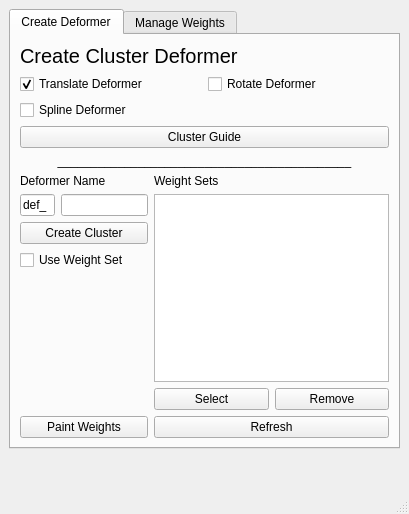
<?xml version="1.0" encoding="UTF-8"?>
<ui version="4.0">
 <class>softcluster</class>
 <widget class="QMainWindow" name="softcluster">
  <property name="geometry">
   <rect>
    <x>0</x>
    <y>0</y>
    <width>409</width>
    <height>514</height>
   </rect>
  </property>
  <property name="windowTitle">
   <string>Soft Cluster</string>
  </property>
  <widget class="QWidget" name="centralwidget">
   <layout class="QVBoxLayout" name="verticalLayout_9">
    <item>
     <widget class="QTabWidget" name="UI_Tabs">
      <property name="currentIndex">
       <number>0</number>
      </property>
      <widget class="QWidget" name="tab">
       <attribute name="title">
        <string>Create Deformer</string>
       </attribute>
       <layout class="QVBoxLayout" name="verticalLayout_3">
        <item>
         <widget class="QLabel" name="label_4">
          <property name="font">
           <font>
            <pointsize>15</pointsize>
           </font>
          </property>
          <property name="text">
           <string>Create Cluster Deformer</string>
          </property>
         </widget>
        </item>
        <item>
         <layout class="QVBoxLayout" name="verticalLayout_11">
          <item>
           <layout class="QHBoxLayout" name="horizontalLayout_7">
            <item>
             <widget class="QCheckBox" name="UI_Translate_CheckBox">
              <property name="text">
               <string>Translate Deformer</string>
              </property>
              <property name="checked">
               <bool>true</bool>
              </property>
              <property name="+onc" stdset="0">
               <string>'import softcluster;  softcluster.toggle_translate(0)'</string>
              </property>
             </widget>
            </item>
            <item>
             <widget class="QCheckBox" name="UI_Rotate_CheckBox">
              <property name="text">
               <string>Rotate Deformer</string>
              </property>
              <property name="+onc" stdset="0">
               <string>'import softcluster;  softcluster.toggle_translate(0)'</string>
              </property>
             </widget>
            </item>
           </layout>
          </item>
          <item>
           <widget class="QCheckBox" name="UI_Spline_CheckBox">
            <property name="text">
             <string>Spline Deformer</string>
            </property>
            <property name="+onc" stdset="0">
             <string>'import softcluster;  softcluster.toggle_spline(0)'</string>
            </property>
            <property name="+ofc" stdset="0">
             <string>'import softcluster;  softcluster.toggle_spline(1)'</string>
            </property>
           </widget>
          </item>
          <item>
           <widget class="QPushButton" name="pushButton_2">
            <property name="text">
             <string>Cluster Guide</string>
            </property>
            <property name="+c" stdset="0">
             <string>'import softcluster;  softcluster.create_guide()'</string>
            </property>
           </widget>
          </item>
         </layout>
        </item>
        <item>
         <widget class="QLabel" name="label_6">
          <property name="text">
           <string>____________________________________________</string>
          </property>
          <property name="alignment">
           <set>Qt::AlignCenter</set>
          </property>
         </widget>
        </item>
        <item>
         <layout class="QHBoxLayout" name="horizontalLayout_5">
          <item>
           <layout class="QVBoxLayout" name="verticalLayout_10">
            <item>
             <widget class="QLabel" name="label_7">
              <property name="text">
               <string>Deformer Name</string>
              </property>
             </widget>
            </item>
            <item>
             <layout class="QHBoxLayout" name="horizontalLayout_4">
              <item>
               <widget class="QLineEdit" name="UI_cluster_clusterPrefix">
                <property name="enabled">
                 <bool>true</bool>
                </property>
                <property name="minimumSize">
                 <size>
                  <width>35</width>
                  <height>0</height>
                 </size>
                </property>
                <property name="maximumSize">
                 <size>
                  <width>35</width>
                  <height>16777215</height>
                 </size>
                </property>
                <property name="text">
                 <string>def_</string>
                </property>
               </widget>
              </item>
              <item>
               <widget class="QLineEdit" name="UI_cluster_clusterName"/>
              </item>
             </layout>
            </item>
            <item>
             <widget class="QPushButton" name="pushButton">
              <property name="text">
               <string>Create Cluster</string>
              </property>
              <property name="+c" stdset="0">
               <string>'import softcluster;  softcluster.create_cluster()'</string>
              </property>
             </widget>
            </item>
            <item>
             <widget class="QCheckBox" name="UI_useWeights_CheckBox">
              <property name="text">
               <string>Use Weight Set</string>
              </property>
              <property name="autoExclusive">
               <bool>true</bool>
              </property>
             </widget>
            </item>
            <item>
             <spacer name="verticalSpacer_2">
              <property name="orientation">
               <enum>Qt::Vertical</enum>
              </property>
              <property name="sizeHint" stdset="0">
               <size>
                <width>20</width>
                <height>40</height>
               </size>
              </property>
             </spacer>
            </item>
            <item>
             <widget class="QPushButton" name="pushButton_3">
              <property name="text">
               <string>Paint Weights</string>
              </property>
              <property name="+c" stdset="0">
               <string>'import softcluster;  softcluster.paint_tool()'</string>
              </property>
             </widget>
            </item>
           </layout>
          </item>
          <item>
           <layout class="QVBoxLayout" name="verticalLayout">
            <property name="sizeConstraint">
             <enum>QLayout::SetMinimumSize</enum>
            </property>
            <property name="leftMargin">
             <number>0</number>
            </property>
            <item>
             <widget class="QLabel" name="label">
              <property name="text">
               <string>Weight Sets</string>
              </property>
             </widget>
            </item>
            <item>
             <widget class="QListWidget" name="UI_cluster_list"/>
            </item>
            <item>
             <layout class="QHBoxLayout" name="horizontalLayout">
              <item>
               <widget class="QPushButton" name="UI_Cluster_AddWeightSet">
                <property name="text">
                 <string>Select</string>
                </property>
                <property name="+c" stdset="0">
                 <string>'import softcluster;  softcluster.select_cluster()'</string>
                </property>
               </widget>
              </item>
              <item>
               <widget class="QPushButton" name="pushButton_4">
                <property name="text">
                 <string>Remove</string>
                </property>
                <property name="+c" stdset="0">
                 <string>'import softcluster;  softcluster.use_weight_set()'</string>
                </property>
               </widget>
              </item>
             </layout>
            </item>
            <item>
             <widget class="QPushButton" name="UI_cluster_refreshWeightSets">
              <property name="text">
               <string>Refresh</string>
              </property>
              <property name="+c" stdset="0">
               <string>'import softcluster;  softcluster.list_clusters()'</string>
              </property>
             </widget>
            </item>
           </layout>
          </item>
         </layout>
        </item>
       </layout>
      </widget>
      <widget class="QWidget" name="tab_2">
       <attribute name="title">
        <string>Manage Weights</string>
       </attribute>
       <layout class="QVBoxLayout" name="verticalLayout_2">
        <item>
         <widget class="QLabel" name="label_2">
          <property name="font">
           <font>
            <pointsize>15</pointsize>
           </font>
          </property>
          <property name="text">
           <string>Manage Weights</string>
          </property>
         </widget>
        </item>
        <item>
         <layout class="QHBoxLayout" name="horizontalLayout_2">
          <item>
           <widget class="QListView" name="listView_2">
            <property name="selectionMode">
             <enum>QAbstractItemView::MultiSelection</enum>
            </property>
           </widget>
          </item>
          <item>
           <layout class="QVBoxLayout" name="verticalLayout_4">
            <item>
             <widget class="QPushButton" name="pushButton_5">
              <property name="text">
               <string>Copy Weights</string>
              </property>
             </widget>
            </item>
           </layout>
          </item>
         </layout>
        </item>
        <item>
         <spacer name="verticalSpacer_3">
          <property name="orientation">
           <enum>Qt::Vertical</enum>
          </property>
          <property name="sizeHint" stdset="0">
           <size>
            <width>20</width>
            <height>40</height>
           </size>
          </property>
         </spacer>
        </item>
       </layout>
      </widget>
     </widget>
    </item>
    <item>
     <spacer name="verticalSpacer">
      <property name="orientation">
       <enum>Qt::Vertical</enum>
      </property>
      <property name="sizeHint" stdset="0">
       <size>
        <width>20</width>
        <height>40</height>
       </size>
      </property>
     </spacer>
    </item>
   </layout>
  </widget>
  <widget class="QStatusBar" name="statusbar"/>
 </widget>
 <resources/>
 <connections/>
</ui>
